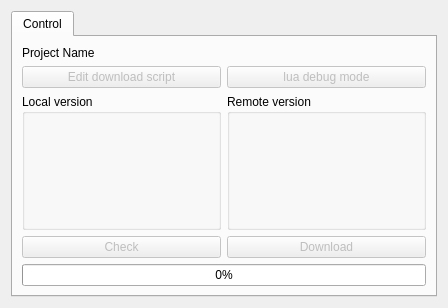
<?xml version="1.0" encoding="UTF-8"?>
<ui version="4.0">
 <class>ProjectInfoForm</class>
 <widget class="QWidget" name="ProjectInfoForm">
  <property name="geometry">
   <rect>
    <x>0</x>
    <y>0</y>
    <width>448</width>
    <height>308</height>
   </rect>
  </property>
  <property name="sizePolicy">
   <sizepolicy hsizetype="Expanding" vsizetype="Expanding">
    <horstretch>0</horstretch>
    <verstretch>0</verstretch>
   </sizepolicy>
  </property>
  <property name="windowTitle">
   <string>Form</string>
  </property>
  <layout class="QVBoxLayout" name="verticalLayout_2">
   <item>
    <widget class="QTabWidget" name="tabWidget">
     <property name="currentIndex">
      <number>0</number>
     </property>
     <widget class="QWidget" name="controlTab">
      <attribute name="title">
       <string>Control</string>
      </attribute>
      <layout class="QVBoxLayout" name="verticalLayout_3" stretch="0,0,1,0,0,0">
       <item>
        <widget class="QLabel" name="projectName">
         <property name="text">
          <string>Project Name</string>
         </property>
        </widget>
       </item>
       <item>
        <layout class="QGridLayout" name="gridLayout">
         <item row="0" column="0">
          <widget class="QPushButton" name="editDowloadScriptButton">
           <property name="enabled">
            <bool>false</bool>
           </property>
           <property name="toolTip">
            <string>Shows the Lua script used for checking current version of project on it's page.</string>
           </property>
           <property name="whatsThis">
            <string>Shows the Lua script used for checking current version of project on it's page.</string>
           </property>
           <property name="text">
            <string>Edit download script</string>
           </property>
          </widget>
         </item>
         <item row="0" column="1">
          <widget class="QPushButton" name="luaDebugButton">
           <property name="enabled">
            <bool>false</bool>
           </property>
           <property name="toolTip">
            <string>Not implemented yet.</string>
           </property>
           <property name="whatsThis">
            <string>Not implemented yet.</string>
           </property>
           <property name="text">
            <string>lua debug mode</string>
           </property>
          </widget>
         </item>
        </layout>
       </item>
       <item>
        <layout class="QHBoxLayout" name="horizontalLayout" stretch="0,0">
         <property name="spacing">
          <number>-1</number>
         </property>
         <item>
          <widget class="QGroupBox" name="localVersionBox">
           <property name="toolTip">
            <string>List of downloaded packages with it's versions.</string>
           </property>
           <property name="whatsThis">
            <string>List of downloaded packages with it's versions.</string>
           </property>
           <property name="title">
            <string>Local version</string>
           </property>
          </widget>
         </item>
         <item>
          <widget class="QGroupBox" name="remoteVersionBox">
           <property name="toolTip">
            <string>List of the available (to download) packages with it's versions.</string>
           </property>
           <property name="whatsThis">
            <string>List of the available (to download) packages with it's versions.</string>
           </property>
           <property name="title">
            <string>Remote version</string>
           </property>
          </widget>
         </item>
        </layout>
       </item>
       <item>
        <layout class="QHBoxLayout" name="mainButtonsLayout">
         <item>
          <widget class="QPushButton" name="updateButton">
           <property name="enabled">
            <bool>false</bool>
           </property>
           <property name="toolTip">
            <string>Check current version of project on it's page.</string>
           </property>
           <property name="whatsThis">
            <string>Check current version of project on it's page.</string>
           </property>
           <property name="text">
            <string>Check</string>
           </property>
          </widget>
         </item>
         <item>
          <widget class="QPushButton" name="downloadButton">
           <property name="enabled">
            <bool>false</bool>
           </property>
           <property name="toolTip">
            <string>Downloads new packages from project's page.</string>
           </property>
           <property name="whatsThis">
            <string>Downloads new packages from project's page.</string>
           </property>
           <property name="text">
            <string>Download</string>
           </property>
          </widget>
         </item>
        </layout>
       </item>
       <item>
        <widget class="QProgressBar" name="progressBar">
         <property name="toolTip">
          <string>&lt;!DOCTYPE HTML PUBLIC &quot;-//W3C//DTD HTML 4.0//EN&quot; &quot;http://www.w3.org/TR/REC-html40/strict.dtd&quot;&gt;
&lt;html&gt;&lt;head&gt;&lt;meta name=&quot;qrichtext&quot; content=&quot;1&quot; /&gt;&lt;style type=&quot;text/css&quot;&gt;
p, li { white-space: pre-wrap; }
&lt;/style&gt;&lt;/head&gt;&lt;body style=&quot; font-family:'Sans Serif'; font-size:10pt; font-weight:600; font-style:normal;&quot;&gt;
&lt;p style=&quot; margin-top:0px; margin-bottom:0px; margin-left:0px; margin-right:0px; -qt-block-indent:0; text-indent:0px;&quot;&gt;Progress of downloading/building.&lt;/p&gt;&lt;/body&gt;&lt;/html&gt;</string>
         </property>
         <property name="whatsThis">
          <string>&lt;!DOCTYPE HTML PUBLIC &quot;-//W3C//DTD HTML 4.0//EN&quot; &quot;http://www.w3.org/TR/REC-html40/strict.dtd&quot;&gt;
&lt;html&gt;&lt;head&gt;&lt;meta name=&quot;qrichtext&quot; content=&quot;1&quot; /&gt;&lt;style type=&quot;text/css&quot;&gt;
p, li { white-space: pre-wrap; }
&lt;/style&gt;&lt;/head&gt;&lt;body style=&quot; font-family:'Sans Serif'; font-size:10pt; font-weight:600; font-style:normal;&quot;&gt;
&lt;p style=&quot; margin-top:0px; margin-bottom:0px; margin-left:0px; margin-right:0px; -qt-block-indent:0; text-indent:0px;&quot;&gt;Progress of downloading/building.&lt;/p&gt;&lt;/body&gt;&lt;/html&gt;</string>
         </property>
         <property name="maximum">
          <number>100</number>
         </property>
         <property name="value">
          <number>0</number>
         </property>
         <property name="invertedAppearance">
          <bool>false</bool>
         </property>
        </widget>
       </item>
       <item>
        <layout class="QVBoxLayout" name="buildPluginsLayout"/>
       </item>
      </layout>
     </widget>
    </widget>
   </item>
  </layout>
  <action name="actionAdd_project">
   <property name="text">
    <string>Add project</string>
   </property>
  </action>
  <action name="actionRemove_project">
   <property name="text">
    <string>Remove project</string>
   </property>
  </action>
  <action name="actionConfigure">
   <property name="text">
    <string>Configure</string>
   </property>
  </action>
 </widget>
 <resources/>
 <connections/>
</ui>
